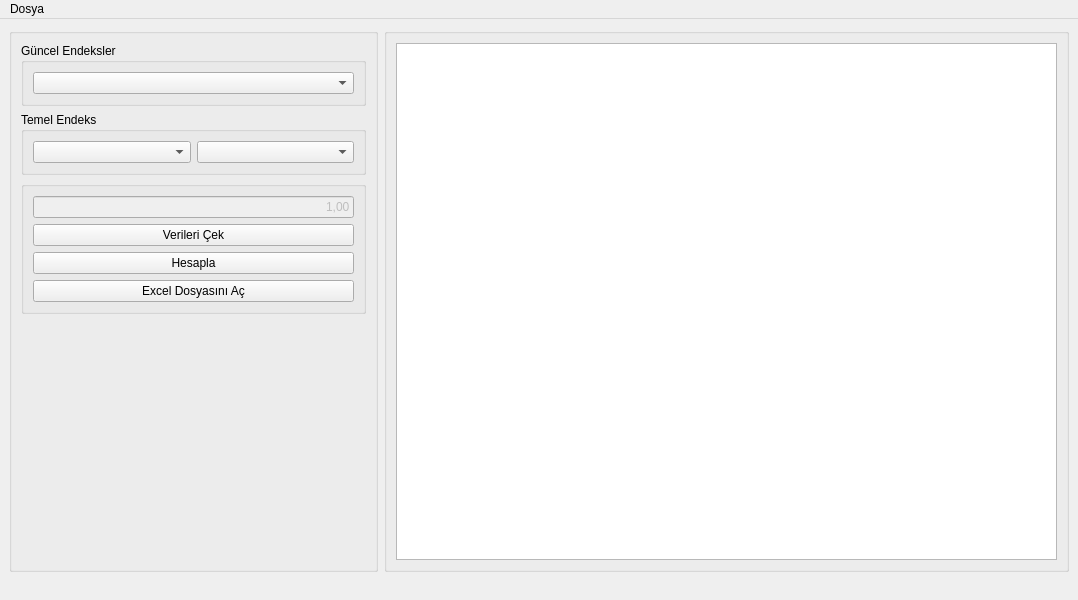
<?xml version="1.0" encoding="UTF-8"?>
<ui version="4.0">
 <class>MainWindow</class>
 <widget class="QMainWindow" name="MainWindow">
  <property name="geometry">
   <rect>
    <x>0</x>
    <y>0</y>
    <width>1078</width>
    <height>600</height>
   </rect>
  </property>
  <property name="windowTitle">
   <string>Fiyat Farkı Endekslerini Tablosu</string>
  </property>
  <property name="windowIcon">
   <iconset resource="images.qrc">
    <normaloff>:/images/list.png</normaloff>:/images/list.png</iconset>
  </property>
  <widget class="QWidget" name="centralwidget">
   <layout class="QHBoxLayout" name="horizontalLayout" stretch="35,65">
    <item>
     <widget class="QGroupBox" name="groupBox">
      <property name="title">
       <string/>
      </property>
      <layout class="QVBoxLayout" name="verticalLayout_2">
       <item>
        <widget class="QGroupBox" name="groupBox_3">
         <property name="title">
          <string>Güncel Endeksler</string>
         </property>
         <layout class="QVBoxLayout" name="verticalLayout_3">
          <item>
           <widget class="QComboBox" name="cmb_ilk_yil"/>
          </item>
         </layout>
        </widget>
       </item>
       <item>
        <widget class="QGroupBox" name="groupBox_4">
         <property name="title">
          <string>Temel Endeks</string>
         </property>
         <layout class="QHBoxLayout" name="horizontalLayout_2">
          <item>
           <widget class="QComboBox" name="cmb_tml_yil"/>
          </item>
          <item>
           <widget class="QComboBox" name="cmb_tml_ay"/>
          </item>
         </layout>
        </widget>
       </item>
       <item>
        <widget class="QGroupBox" name="groupBox_5">
         <property name="title">
          <string/>
         </property>
         <layout class="QVBoxLayout" name="verticalLayout_4">
          <item>
           <widget class="QLineEdit" name="lineEdit">
            <property name="enabled">
             <bool>false</bool>
            </property>
            <property name="text">
             <string>1,00</string>
            </property>
            <property name="alignment">
             <set>Qt::AlignRight|Qt::AlignTrailing|Qt::AlignVCenter</set>
            </property>
           </widget>
          </item>
          <item>
           <widget class="QPushButton" name="btn_vericek">
            <property name="text">
             <string>Verileri Çek</string>
            </property>
           </widget>
          </item>
          <item>
           <widget class="QPushButton" name="btn_fiyatfark">
            <property name="text">
             <string>Hesapla</string>
            </property>
           </widget>
          </item>
          <item>
           <widget class="QPushButton" name="open_excel">
            <property name="text">
             <string>Excel Dosyasını Aç</string>
            </property>
           </widget>
          </item>
         </layout>
        </widget>
       </item>
       <item>
        <spacer name="verticalSpacer">
         <property name="orientation">
          <enum>Qt::Vertical</enum>
         </property>
         <property name="sizeHint" stdset="0">
          <size>
           <width>20</width>
           <height>40</height>
          </size>
         </property>
        </spacer>
       </item>
      </layout>
     </widget>
    </item>
    <item>
     <widget class="QGroupBox" name="groupBox_2">
      <property name="title">
       <string/>
      </property>
      <layout class="QVBoxLayout" name="verticalLayout">
       <item>
        <widget class="QTableWidget" name="tbl_fiyat_farki"/>
       </item>
      </layout>
     </widget>
    </item>
   </layout>
  </widget>
  <widget class="QMenuBar" name="menubar">
   <property name="geometry">
    <rect>
     <x>0</x>
     <y>0</y>
     <width>1078</width>
     <height>21</height>
    </rect>
   </property>
   <widget class="QMenu" name="menuDosya">
    <property name="title">
     <string>Dosya</string>
    </property>
    <addaction name="actionAyarlar"/>
    <addaction name="actionYard_m"/>
    <addaction name="actionHakk_nda"/>
   </widget>
   <addaction name="menuDosya"/>
  </widget>
  <widget class="QStatusBar" name="statusbar">
   <property name="statusTip">
    <string/>
   </property>
   <property name="sizeGripEnabled">
    <bool>false</bool>
   </property>
  </widget>
  <action name="actionAyarlar">
   <property name="text">
    <string>Ayarlar</string>
   </property>
  </action>
  <action name="actionHakk_nda">
   <property name="text">
    <string>Hakkında</string>
   </property>
  </action>
  <action name="actionYard_m">
   <property name="text">
    <string>Yardım</string>
   </property>
  </action>
 </widget>
 <resources>
  <include location="images.qrc"/>
 </resources>
 <connections/>
</ui>
